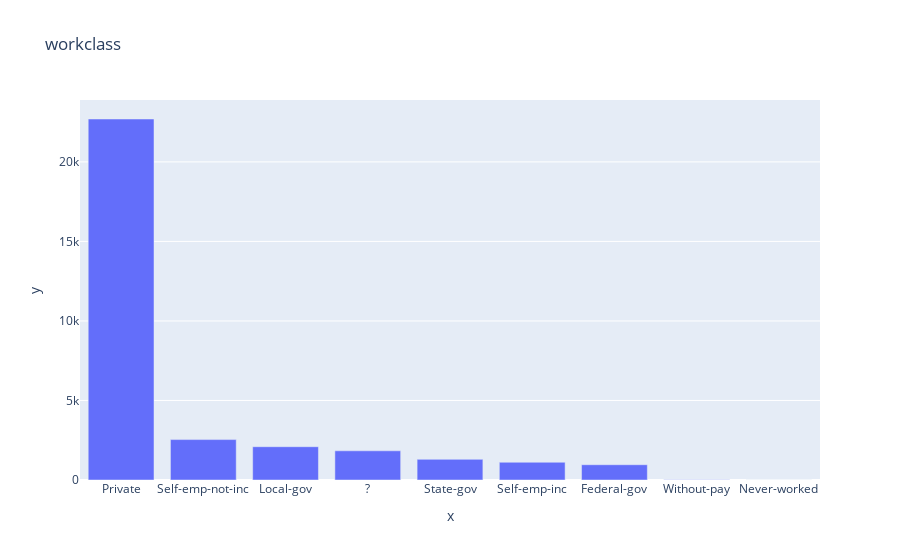
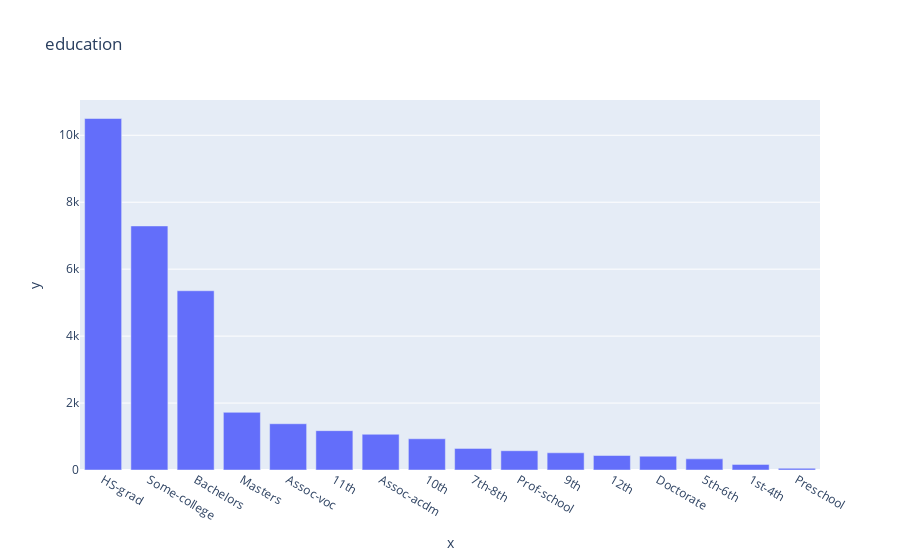
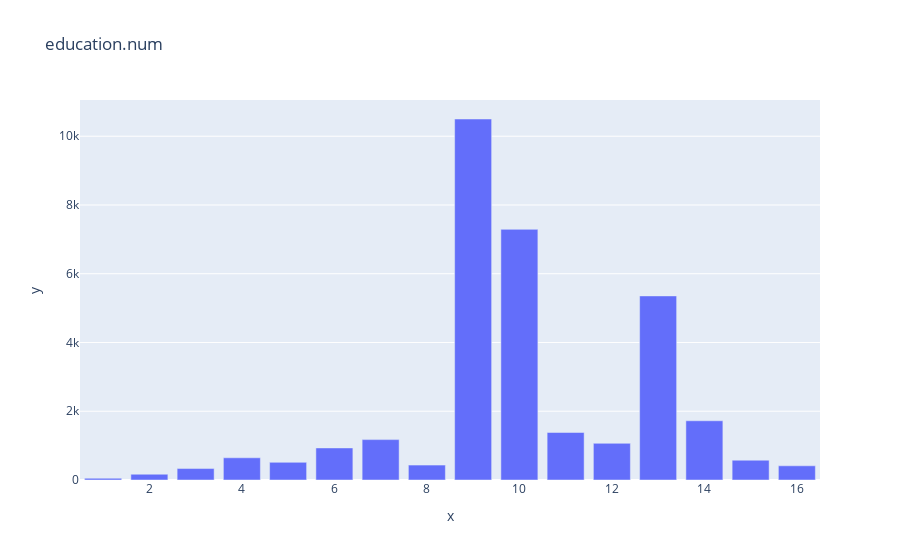
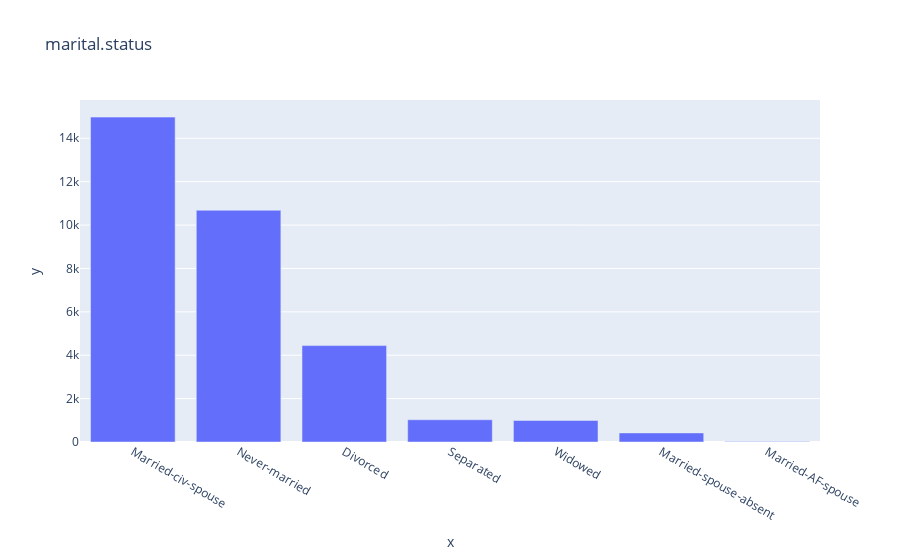

The notebook cell saved with these charts, in order:
### Code cell
for i in dataSet.columns:
    mapData = dataSet[i].value_counts()
    if(len(mapData) > 50):
        continue
    fig = px.bar(x = mapData.index, y= mapData.values,
                title = i)
    fig.show()

### Figure 1 — Plotly figure (JSON) as saved in the notebook; plotly's stock layout.template omitted (floating-point values rounded to 4 significant figures)
{"data": [{"alignmentgroup": "True", "hovertemplate": "x=%{x}<br>y=%{y}<extra></extra>", "legendgroup": "", "marker": {"color": "#636efa", "pattern": {"shape": ""}}, "name": "", "offsetgroup": "", "orientation": "v", "showlegend": false, "textposition": "auto", "type": "bar", "x": ["Private", "Self-emp-not-inc", "Local-gov", "?", "State-gov", "Self-emp-inc", "Federal-gov", "Without-pay", "Never-worked"], "xaxis": "x", "y": [22696, 2541, 2093, 1836, 1298, 1116, 960, 14, 7], "yaxis": "y"}], "layout": {"autosize": true, "barmode": "relative", "legend": {"tracegroupgap": 0}, "title": {"text": "workclass"}, "xaxis": {"anchor": "y", "autorange": true, "domain": [0, 1], "range": [-0.5, 8.5], "title": {"text": "x"}, "type": "category"}, "yaxis": {"anchor": "x", "autorange": true, "domain": [0, 1], "range": [0, 23890.0], "title": {"text": "y"}, "type": "linear"}}}

### Figure 2 — Plotly figure (JSON) as saved in the notebook; plotly's stock layout.template omitted (floating-point values rounded to 4 significant figures)
{"data": [{"alignmentgroup": "True", "hovertemplate": "x=%{x}<br>y=%{y}<extra></extra>", "legendgroup": "", "marker": {"color": "#636efa", "pattern": {"shape": ""}}, "name": "", "offsetgroup": "", "orientation": "v", "showlegend": false, "textposition": "auto", "type": "bar", "x": ["HS-grad", "Some-college", "Bachelors", "Masters", "Assoc-voc", "11th", "Assoc-acdm", "10th", "7th-8th", "Prof-school", "9th", "12th", "Doctorate", "5th-6th", "1st-4th", "Preschool"], "xaxis": "x", "y": [10501, 7291, 5355, 1723, 1382, 1175, 1067, 933, 646, 576, 514, 433, 413, 333, 168, 51], "yaxis": "y"}], "layout": {"autosize": true, "barmode": "relative", "legend": {"tracegroupgap": 0}, "title": {"text": "education"}, "xaxis": {"anchor": "y", "autorange": true, "domain": [0, 1], "range": [-0.5, 15.5], "title": {"text": "x"}, "type": "category"}, "yaxis": {"anchor": "x", "autorange": true, "domain": [0, 1], "range": [0, 11050.0], "title": {"text": "y"}, "type": "linear"}}}

### Figure 3 — Plotly figure (JSON) as saved in the notebook; plotly's stock layout.template omitted (floating-point values rounded to 4 significant figures)
{"data": [{"alignmentgroup": "True", "hovertemplate": "x=%{x}<br>y=%{y}<extra></extra>", "legendgroup": "", "marker": {"color": "#636efa", "pattern": {"shape": ""}}, "name": "", "offsetgroup": "", "orientation": "v", "showlegend": false, "textposition": "auto", "type": "bar", "x": [9, 10, 13, 14, 11, 7, 12, 6, 4, 15, 5, 8, 16, 3, 2, 1], "xaxis": "x", "y": [10501, 7291, 5355, 1723, 1382, 1175, 1067, 933, 646, 576, 514, 433, 413, 333, 168, 51], "yaxis": "y"}], "layout": {"autosize": true, "barmode": "relative", "legend": {"tracegroupgap": 0}, "title": {"text": "education.num"}, "xaxis": {"anchor": "y", "autorange": true, "domain": [0, 1], "range": [0.5, 16.5], "title": {"text": "x"}, "type": "linear"}, "yaxis": {"anchor": "x", "autorange": true, "domain": [0, 1], "range": [0, 11050.0], "title": {"text": "y"}, "type": "linear"}}}

### Figure 4 — Plotly figure (JSON) as saved in the notebook; plotly's stock layout.template omitted (floating-point values rounded to 4 significant figures)
{"data": [{"alignmentgroup": "True", "hovertemplate": "x=%{x}<br>y=%{y}<extra></extra>", "legendgroup": "", "marker": {"color": "#636efa", "pattern": {"shape": ""}}, "name": "", "offsetgroup": "", "orientation": "v", "showlegend": false, "textposition": "auto", "type": "bar", "x": ["Married-civ-spouse", "Never-married", "Divorced", "Separated", "Widowed", "Married-spouse-absent", "Married-AF-spouse"], "xaxis": "x", "y": [14976, 10683, 4443, 1025, 993, 418, 23], "yaxis": "y"}], "layout": {"autosize": true, "barmode": "relative", "legend": {"tracegroupgap": 0}, "title": {"text": "marital.status"}, "xaxis": {"anchor": "y", "autorange": true, "domain": [0, 1], "range": [-0.5, 6.5], "title": {"text": "x"}, "type": "category"}, "yaxis": {"anchor": "x", "autorange": true, "domain": [0, 1], "range": [0, 15760.0], "title": {"text": "y"}, "type": "linear"}}}
